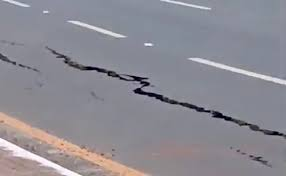
#> input picture data/samples/teste.jpg, 286 x 176 px
$ python -i features.py   (imports and definitions only)   (older library calls are emulated)
#> lines starting #> are read from the running program, lines starting #| are printed output that depends on the picture; after the words box and inside, x2 and y2 are one past the last pixel; in counts of white or black regions, pixels touching at a corner belong together
#> further down, picture is the input picture: shape (176, 286, 3); mean B, G, R 147.5, 139.2, 141.1
from __future__ import annotations

import cv2
import mahotas
import numpy as np
from skimage.feature import graycomatrix, graycoprops, local_binary_pattern
from skimage.measure import shannon_entropy
from skimage.morphology import skeletonize


def carregar_imagem(caminho_imagem: str) -> np.ndarray:
    imagem = cv2.imread(caminho_imagem)

    if imagem is None:
        raise ValueError(f"Não foi possível carregar a imagem: {caminho_imagem}")

    return imagem


def converter_para_cinza(imagem: np.ndarray) -> np.ndarray:
    return cv2.cvtColor(imagem, cv2.COLOR_BGR2GRAY)
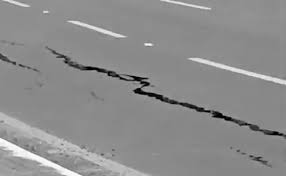
#> returned value: shape (176, 286); min 1, max 254, mean 140.7


def extrair_lbp_gray(gray: np.ndarray) -> np.ndarray:
    raio = 1
    pontos = 8 * raio

    lbp = local_binary_pattern(gray, pontos, raio, method="uniform")
    hist, _ = np.histogram(
        lbp.ravel(),
        bins=np.arange(0, pontos + 3),
        range=(0, pontos + 2),
    )

    hist = hist.astype(np.float32)
    hist /= (hist.sum() + 1e-6)

    return hist


def extrair_lbp(imagem: np.ndarray) -> np.ndarray:
    gray = converter_para_cinza(imagem)
    return extrair_lbp_gray(gray)


def extrair_haralick_gray(gray: np.ndarray) -> np.ndarray:
    haralick = mahotas.features.haralick(gray).mean(axis=0)
    return haralick.astype(np.float32)


def extrair_haralick(imagem: np.ndarray) -> np.ndarray:
    gray = converter_para_cinza(imagem)
    return extrair_haralick_gray(gray)


def extrair_features_comuns_gray(gray: np.ndarray) -> np.ndarray:
    gray_float = gray.astype(np.float32)

    mean_intensity = float(np.mean(gray))
#> mean_intensity = 140.7
    std_intensity = float(np.std(gray))
#> std_intensity = 22.25

    media_local = cv2.blur(gray_float, (7, 7))
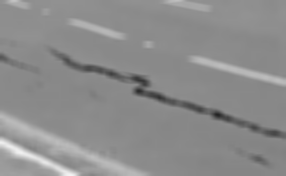
#> media_local: shape (176, 286) float32; min 35.8, max 244.3, mean 140.7
    local_contrast = float(np.mean(np.abs(gray_float - media_local)))
#> local_contrast = 4.43

    edges = cv2.Canny(gray, 50, 150)
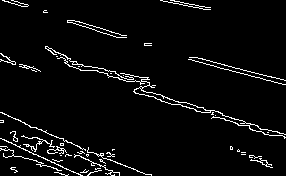
#> edges: shape (176, 286); 4.4% white in thin lines or dots
    edge_density = float(np.sum(edges > 0) / edges.size)
#> edge_density = 0.0438

    grad_x = cv2.Sobel(gray, cv2.CV_64F, 1, 0, ksize=3)
    grad_y = cv2.Sobel(gray, cv2.CV_64F, 0, 1, ksize=3)
    gradient_magnitude = np.sqrt(grad_x**2 + grad_y**2)
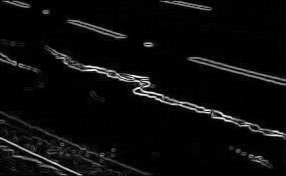
#> gradient_magnitude: shape (176, 286) float64; min 0, max 632, mean 29.7; drawn with min black and max white
    gradient_mean = float(np.mean(gradient_magnitude))
#> gradient_mean = 29.68

    entropy = float(shannon_entropy(gray))
#> entropy = 4.83

    glcm = graycomatrix(
        gray,
        distances=[1],
        angles=[0],
        levels=256,
        symmetric=True,
        normed=True,
    )
    glcm_homogeneity = float(graycoprops(glcm, "homogeneity")[0, 0])
#> glcm_homogeneity = 0.73

    _, thresh_dark = cv2.threshold(
        gray,
        0,
        255,
        cv2.THRESH_BINARY_INV + cv2.THRESH_OTSU,
    )
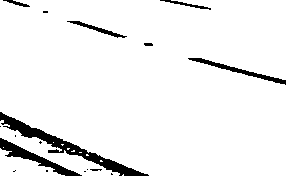
#> thresh_dark: shape (176, 286); 94.1% white; 17 black regions (10 under 20 px), largest, box (x1, y1, x2, y2) and area: (0, 112, 149, 176) 1420, (0, 138, 82, 176) 673, (188, 58, 286, 85) 410
    dark_pixel_ratio = float(np.sum(thresh_dark > 0) / thresh_dark.size)
#> dark_pixel_ratio = 0.941

    binario = thresh_dark > 0
    skeleton = skeletonize(binario)
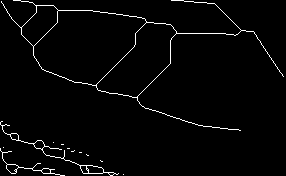
#> skeleton: shape (176, 286) bool; 2.4% white in thin lines or dots
    line_length = float(np.sum(skeleton))
#> line_length = 1211

    lbp_hist = extrair_lbp_gray(gray)
#> in extrair_lbp_gray, `lbp = local_binary_pattern(gray, pontos, raio, method="uniform")`:
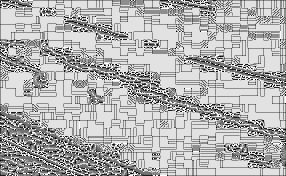
#> lbp: shape (176, 286) float64; min 0, max 9, mean 6.31; drawn with min black and max white
#> in extrair_lbp_gray, `hist, _ = np.histogram( lbp.ravel(), bins=np.arange(0, pontos + 3), ra..`: hist = [786, 1637, 694, 2794, 3799, 9783, 1990, 2750, 24105, 1998]
#> in extrair_lbp_gray, `hist /= (hist.sum() + 1e-6)`: hist = [0.0156, 0.0325, 0.0138, 0.0555, 0.0755, 0.194, 0.0395, 0.0546, 0.479, 0.0397]
#> lbp_hist has the same summary as hist in extrair_lbp_gray
    lbp_uniformity = float(np.max(lbp_hist))
#> lbp_uniformity = 0.479

    return np.array(
        [
            mean_intensity,
            std_intensity,
            local_contrast,
            edge_density,
            gradient_mean,
            entropy,
            glcm_homogeneity,
            dark_pixel_ratio,
            line_length,
            lbp_uniformity,
        ],
        dtype=np.float32,
    )


def extrair_features_comuns(imagem: np.ndarray) -> np.ndarray:
    gray = converter_para_cinza(imagem)
    return extrair_features_comuns_gray(gray)


def extrair_features(imagem: np.ndarray) -> np.ndarray:
    gray = converter_para_cinza(imagem)

    features_comuns = extrair_features_comuns_gray(gray)
    lbp = extrair_lbp_gray(gray)
    haralick = extrair_haralick_gray(gray)

    return np.hstack([features_comuns, lbp, haralick]).astype(np.float32)


def extrair_features_de_arquivo(caminho_imagem: str) -> np.ndarray:
    imagem = carregar_imagem(caminho_imagem)
    return extrair_features(imagem)

>>> import cv2
>>> picture = cv2.imread('../../data/samples/teste.jpg')
>>> result = extrair_features_comuns(picture)
#> result = [140.7, 22.25, 4.43, 0.0438, 29.68, 4.83, 0.73, 0.941, 1211, 0.479]
